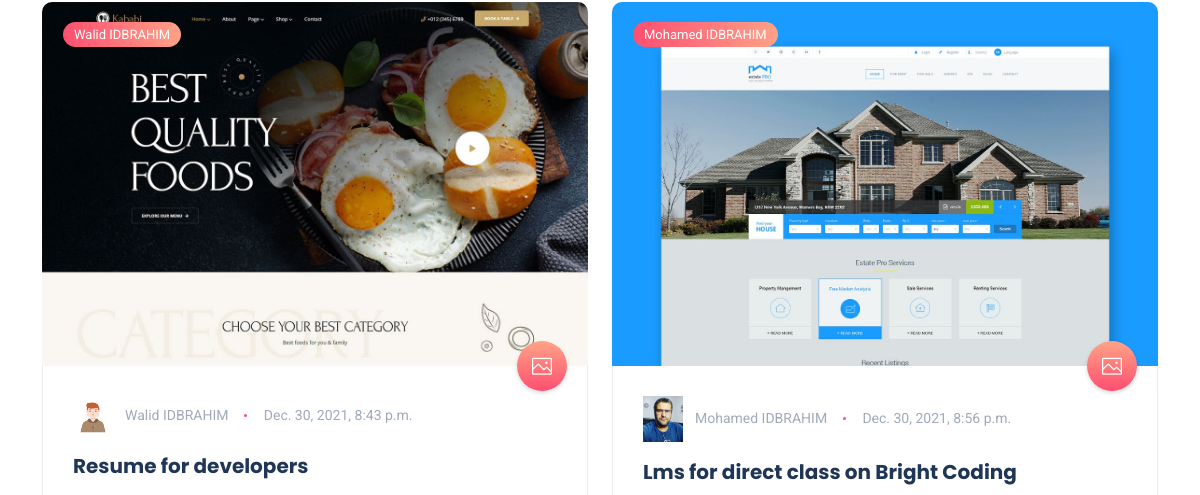
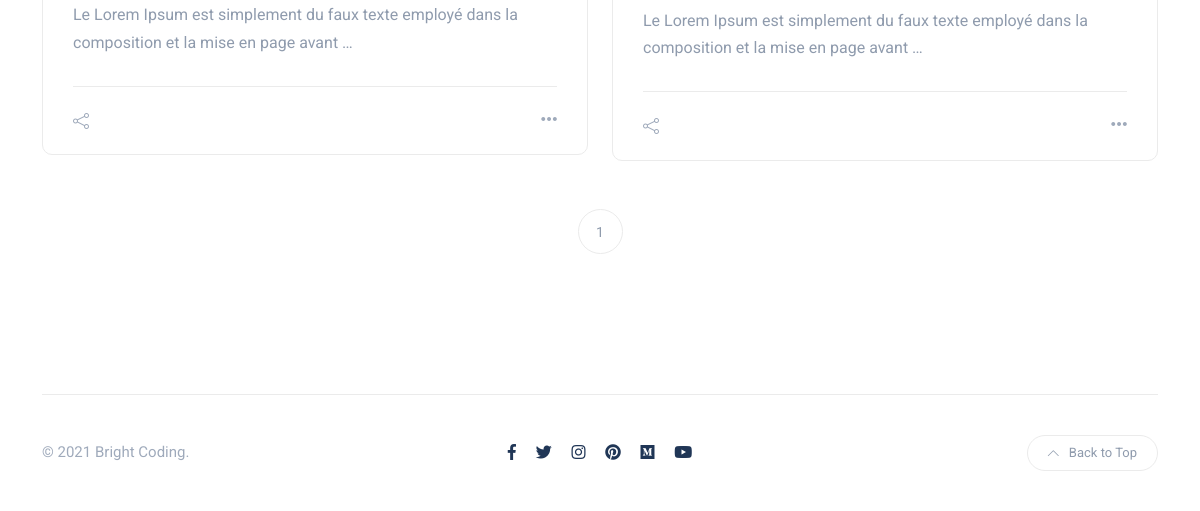
The app's page / (lower part), older data (2 pictures, top to bottom).
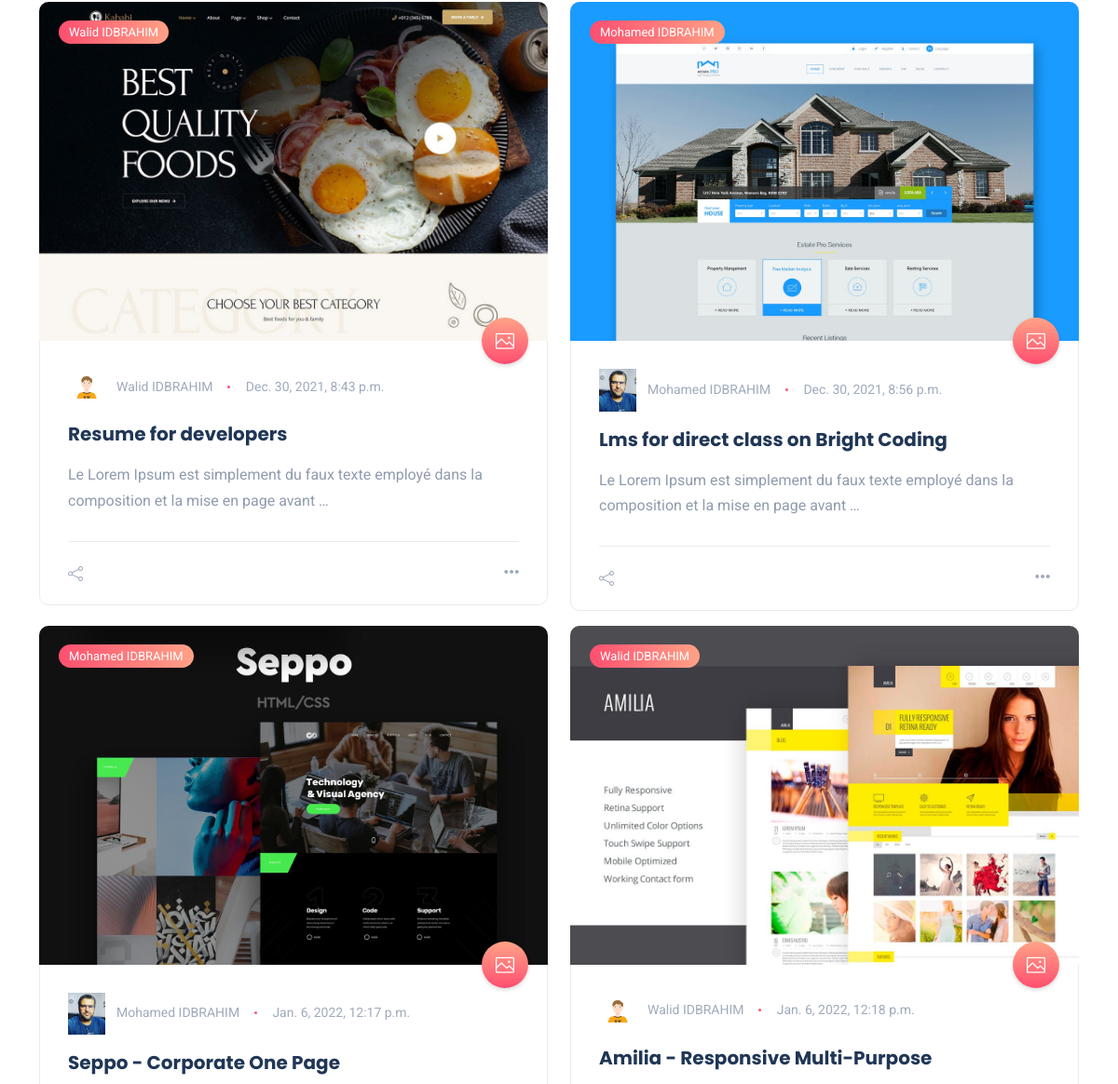
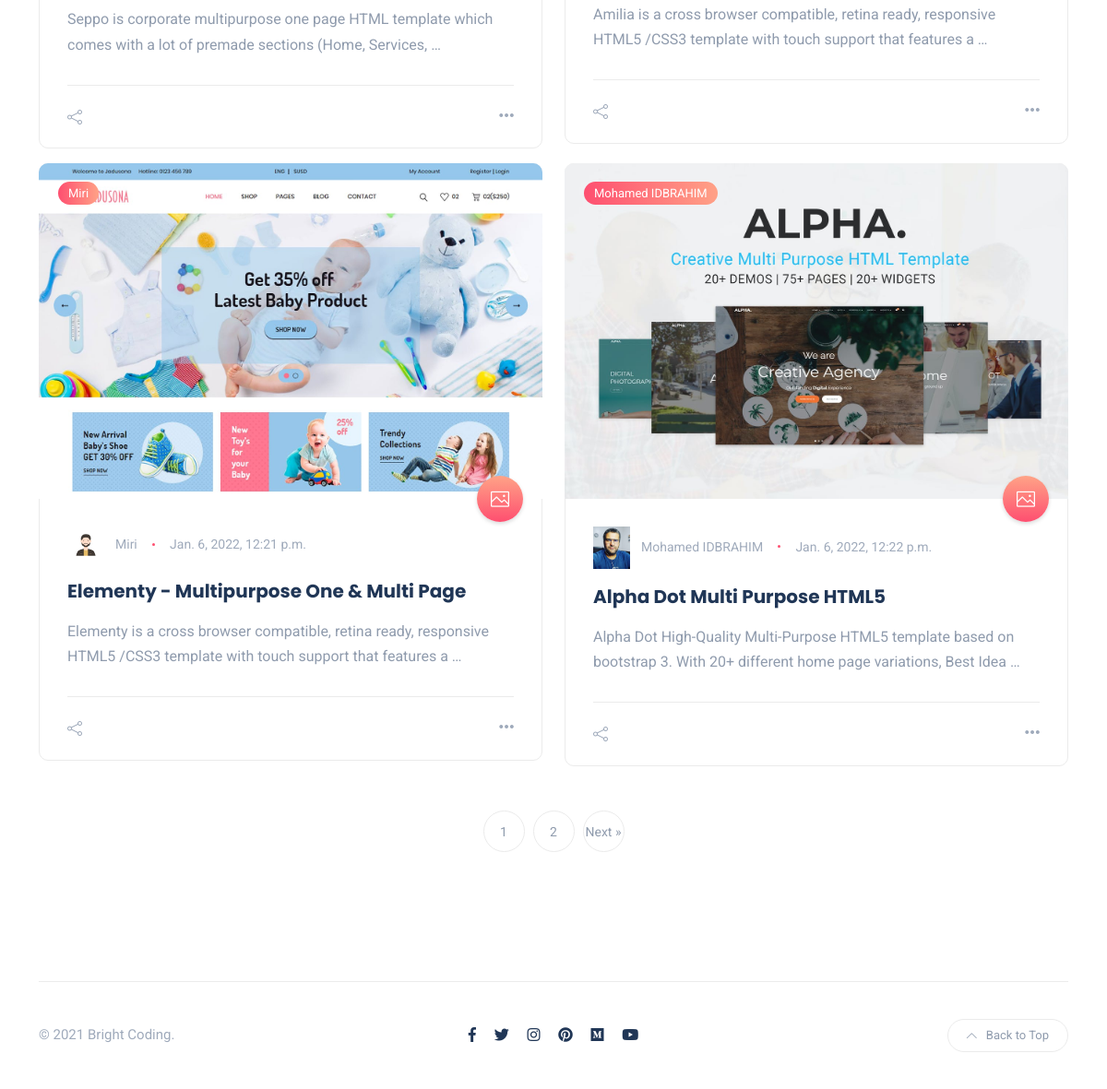
The same page, newer data (2 pictures, top to bottom).
### portefolio/models.py (models this page shows, shortened)
class Project(models.Model):
    profile = ForeignKey(Profile, on_delete=models.SET_NULL, null=True, blank=True)
    title = models.CharField(max_length=120)
    slug = models.CharField(max_length=120)
    description = models.TextField(null=True, blank=True)
    image = models.ImageField(null=True, blank=True, upload_to="projects/")
    source_link = models.CharField(max_length=200, null=True, blank=True)
    demo_link = models.CharField(max_length=200, null=True, blank=True)
    vote = models.IntegerField(default=1)
    state = models.BooleanField(
        default=False, choices=((False, "Deactive"), (True, "Active"))
    )
    tags = ManyToManyField(Tag)
    created = models.DateTimeField(auto_now_add=True)
    updated = models.DateTimeField(auto_now=True)

### account/models.py (models this page shows, shortened)
class Profile(models.Model):
    user = OneToOneField(User, on_delete=models.CASCADE)
    name = models.CharField(max_length=80)
    username = models.CharField(
        max_length=80, unique=True, null=True, blank=True)
    email = models.EmailField(
        max_length=120, null=True, blank=True, unique=True)
    head_line = models.CharField(max_length=200, null=True, blank=True)
    bio = models.TextField(null=True, blank=True)
    image = models.ImageField(
        null=True, blank=True, upload_to="profiles/", default="profiles/default.png"
    )
    resume_link = models.CharField(max_length=200, null=True, blank=True)
    github_link = models.CharField(max_length=200, null=True, blank=True)
    linkedin_link = models.CharField(max_length=200, null=True, blank=True)
    youtube_link = models.CharField(max_length=200, null=True, blank=True)
    website_link = models.CharField(max_length=200, null=True, blank=True)
    state = models.BooleanField(
        default=False, choices=((False, "Deactive"), (True, "Active"))
    )
    id = models.UUIDField(primary_key=True, unique=True,
                          default=uuid4, editable=False)
    created = models.DateTimeField(auto_now_add=True)
    updated = models.DateTimeField(auto_now=True)

### portefolio/views.py (the view)
# urls.py: path('', index, name="list-projects")
def index(request):
    projects, keyword = search_projects(request)
    item_per_page = 6
    page = request.GET.get("page")
    paginator = Paginator(projects, item_per_page)
    try:
        projects = paginator.page(page)
    except PageNotAnInteger:
        page = 1
        projects = paginator.page(page)
    except EmptyPage:
        page = paginator.num_pages
        projects = paginator.page(page)
    context = {"projects": projects,
               "keyword": keyword, "paginator": paginator}
    return render(request, 'portefolio/index.html', context)

### portefolio/helpers.py (called while the page is built)
def search_projects(request):
    keyword = ""
    if request.GET.get('search'):
        keyword = request.GET.get("search")
    tags = Tag.objects.filter(name__icontains=keyword)
    projects = Project.objects.distinct().filter(
        Q(title__icontains=keyword) |
        Q(description__icontains=keyword) |
        Q(profile__name__icontains=keyword) |
        Q(tags__in=tags)
    )
    return projects, keyword

### portefolio/templates/portefolio/index.html (shortened to what this page needs)
{% extends 'base.html' %}
{% block content %}
<div class="row">
    {% for project in projects %}
        <div class="col-sm-6 my-2">
            <div class="post post-grid rounded bordered">
                <div class="thumb top-rounded">
                    <a href="category.html" class="category-badge position-absolute">
                        {{ project.profile.name }}
                    </a>
                    <span class="post-format">
                        <i class="icon-picture"></i>
                    </span>
                    <a href="blog-single.html">
                        <div class="inner">
                            <img src="{{ project.image.url }}" alt="{{ project.title }}" />
                        </div>
                    </a>
                </div>
                <div class="details">
                    <ul class="meta list-inline mb-0">
                        <li class="list-inline-item"><a href="#"><img width="40px" height="auto" src="{{ project.profile.image.url }}" class="author" alt="author"/>{{ project.profile.name }}</a></li>
                        <li class="list-inline-item">{{ project.created }}</li>
                    </ul>
                    <h5 class="post-title mb-3 mt-3"><a href="blog-single.html">{{ project.title }}</a></h5>
                    <p class="excerpt mb-0">{{ project.description|truncatewords:18 }}</p>
                </div>
                <div class="post-bottom clearfix d-flex align-items-center">
                    <div class="social-share me-auto">
                        <button class="toggle-button icon-share"></button>
                    </div>
                    <div class="more-button float-end">
                        <a href="blog-single.html"><span class="icon-options"></span></a>
                    </div>
                </div>
            </div>
        </div>
    {% endfor %}
</div>
<nav>
    <ul class="pagination justify-content-center">
       {% for page in paginator.page_range %}
        <li class="page-item"><a class="page-link" href="?page={{page}}">{{ page }}</a></li>
       {% endfor %}
       {% if projects.has_next %}
       <li class="page-item">
           <a class="page-link" href="?page={{ projects.next_page_number }}">Next &raquo;</a></li>
       {% endif %}
    </ul>
</nav>
{% endblock %}

### bright_coding/layouts/base.html (shortened to what this page needs)
{% load static %}
<!DOCTYPE html>
<html lang="en-US">
  <head>
    <link
      rel="stylesheet"
      href="{% static 'css/bootstrap.min.css' %}"
      type="text/css"
      media="all"
    />
    <link
      rel="stylesheet"
      href="{% static 'css/all.min.css' %}"
      type="text/css"
      media="all"
    />
    <link
      rel="stylesheet"
      href="{% static 'css/slick.css' %}"
      type="text/css"
      media="all"
    />
    <link
      rel="stylesheet"
      href="{% static 'css/simple-line-icons.css' %}"
      type="text/css"
      media="all"
    />
    <link
      rel="stylesheet"
      href="{% static 'css/style.css' %}"
      type="text/css"
      media="all"
    />
  </head>
  <body>
    <div class="site-wrapper">
      <section class="main-content-lg">
        <div class="container">
          {% block content %}{% endblock %}
        </div>
      </section>
      <footer>
        <div class="container-xl">
          <div class="footer-inner">
            <div class="row d-flex align-items-center gy-4">
              <div class="col-md-4">
                <span class="copyright">© 2021 Bright Coding.</span>
              </div>
              <div class="col-md-4 text-center">
                <ul class="social-icons list-unstyled list-inline mb-0">
                  <li class="list-inline-item">
                    <a href="#"><i class="fab fa-facebook-f"></i></a>
                  </li>
                  <li class="list-inline-item">
                    <a href="#"><i class="fab fa-twitter"></i></a>
                  </li>
                  <li class="list-inline-item">
                    <a href="#"><i class="fab fa-instagram"></i></a>
                  </li>
                  <li class="list-inline-item">
                    <a href="#"><i class="fab fa-pinterest"></i></a>
                  </li>
                  <li class="list-inline-item">
                    <a href="#"><i class="fab fa-medium"></i></a>
                  </li>
                  <li class="list-inline-item">
                    <a href="#"><i class="fab fa-youtube"></i></a>
                  </li>
                </ul>
              </div>
              <div class="col-md-4">
                <a href="#" id="return-to-top" class="float-md-end"
                  ><i class="icon-arrow-up"></i>Back to Top</a
                >
              </div>
            </div>
          </div>
        </div>
      </footer>
    </div>
  </body>
</html>

Row changes from the older to the newer data that the page shows:
changed Project "Resume for developers": profile.image: a different picture
added Project: profile.name "Mohamed IDBRAHIM", image (picture), profile.image (picture), created "Jan. 6, 2022, 12:17 p.m.", title "Seppo - Corporate One Page", description "Seppo is corporate multipurpose one page HTML template which comes with a lot of premade sections (Home, Services, …"
added Project: profile.name "Walid IDBRAHIM", image (picture), profile.image (picture), created "Jan. 6, 2022, 12:18 p.m.", title "Amilia - Responsive Multi-Purpose", description "Amilia is a cross browser compatible, retina ready, responsive HTML5 /CSS3 template with touch support that features a …"
added Project: profile.name "Miri", image (picture), profile.image (picture), created "Jan. 6, 2022, 12:21 p.m.", title "Elementy - Multipurpose One & Multi Page", description "Elementy is a cross browser compatible, retina ready, responsive HTML5 /CSS3 template with touch support that features a …"
added Project: profile.name "Mohamed IDBRAHIM", image (picture), profile.image (picture), created "Jan. 6, 2022, 12:22 p.m.", title "Alpha Dot Multi Purpose HTML5", description "Alpha Dot High-Quality Multi-Purpose HTML5 template based on bootstrap 3. With 20+ different home page variations, Best Idea …"
Text that changed along with them:
new list line: "2"
text now shown: "Next »"
